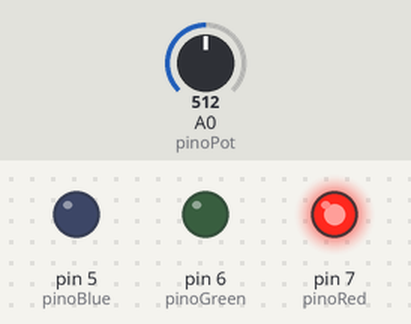
A sketch run on a simulated Arduino Uno, built with avr-gcc and run on an emulated ATmega328P. On the bench: output pins drawn as LEDs (lit = HIGH). The inputs (shaded band) are chosen by the test bench; at power-on: A0 (pinoPot) = 512.

Above: at 1.2 s.
1.3 s: A0 (pinoPot) set to 522
At 2.3 s:
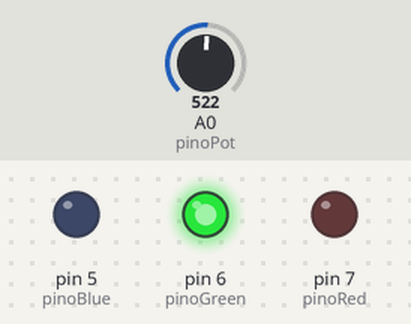
2.8 s: A0 (pinoPot) set to 751
4.3 s: A0 (pinoPot) set to 777
At 4.6 s:
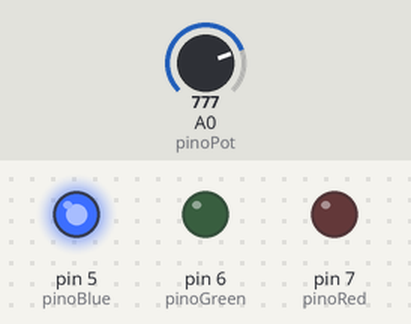
5.8 s: A0 (pinoPot) set to 246
At 7.0 s:
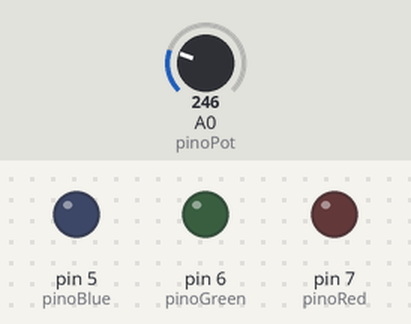
7.3 s: A0 (pinoPot) set to 269
At 8.1 s:
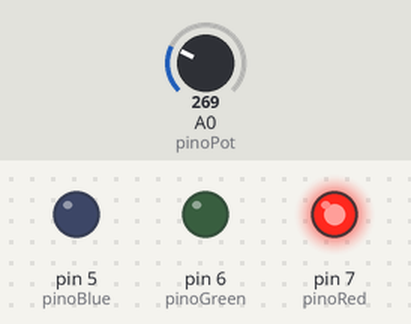
8.8 s: A0 (pinoPot) set to 122
At 9.2 s:
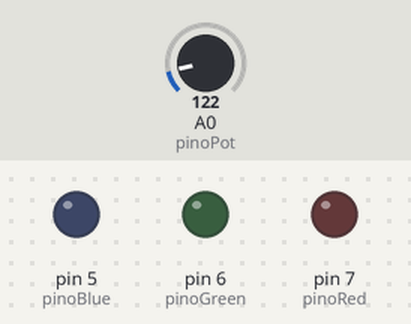
Timing chart, 0 to 11.3 s (numbered marks = the images above; inputs shaded):
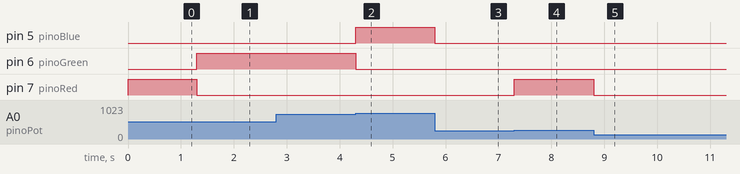

Measured:
- the behaviour switches between 512 and 513 on A0 (pinoPot) (found by bisection; images 0 and 1)
- the behaviour switches between 768 and 769 on A0 (pinoPot) (found by bisection; images 1 and 2)
- the behaviour switches between 256 and 257 on A0 (pinoPot) (found by bisection; images 3 and 4)
- after the input at 1.3 s, pin 6 (pinoGreen): LOW → HIGH at once; pin 7 (pinoRed): HIGH → LOW at once
- after the input at 2.8 s, every drawn part: stays the same
- after the input at 4.3 s, pin 5 (pinoBlue): LOW → HIGH at once; pin 6 (pinoGreen): HIGH → LOW at once
- after the input at 5.8 s, pin 5 (pinoBlue): HIGH → LOW at once
- after the input at 7.3 s, pin 7 (pinoRed): LOW → HIGH at once
- after the input at 8.8 s, pin 7 (pinoRed): HIGH → LOW at once

The sketch:

sketch_sep22b.ino
```cpp
const int pinoRed = 7;
const int pinoGreen = 6;
const int pinoBlue = 5;

const int pinoPot = A0;

void apagaLed() {
  digitalWrite(pinoRed, LOW);
  digitalWrite(pinoGreen, LOW);
  digitalWrite(pinoBlue, LOW);
}

void acendeVermelho() {
  digitalWrite(pinoRed, HIGH);
  digitalWrite(pinoGreen, LOW);
  digitalWrite(pinoBlue, LOW);
}

void acendeVerde() {
  digitalWrite(pinoRed, LOW);
  digitalWrite(pinoGreen, HIGH);
  digitalWrite(pinoBlue, LOW);
}

void acendeAzul() {
  digitalWrite(pinoRed, LOW);
  digitalWrite(pinoGreen, LOW);
  digitalWrite(pinoBlue, HIGH);
}

void setup() {
  pinMode(pinoRed, OUTPUT);
  pinMode(pinoGreen, OUTPUT);
  pinMode(pinoBlue, OUTPUT);
}

void loop() {
  int valorPot = analogRead(pinoPot);

  if (valorPot <= 256) {
    apagaLed();
  } else if (valorPot <= 512) {
    acendeVermelho();
  } else if (valorPot <= 768) {
    acendeVerde();
  } else {
    acendeAzul();
  }
}
```
